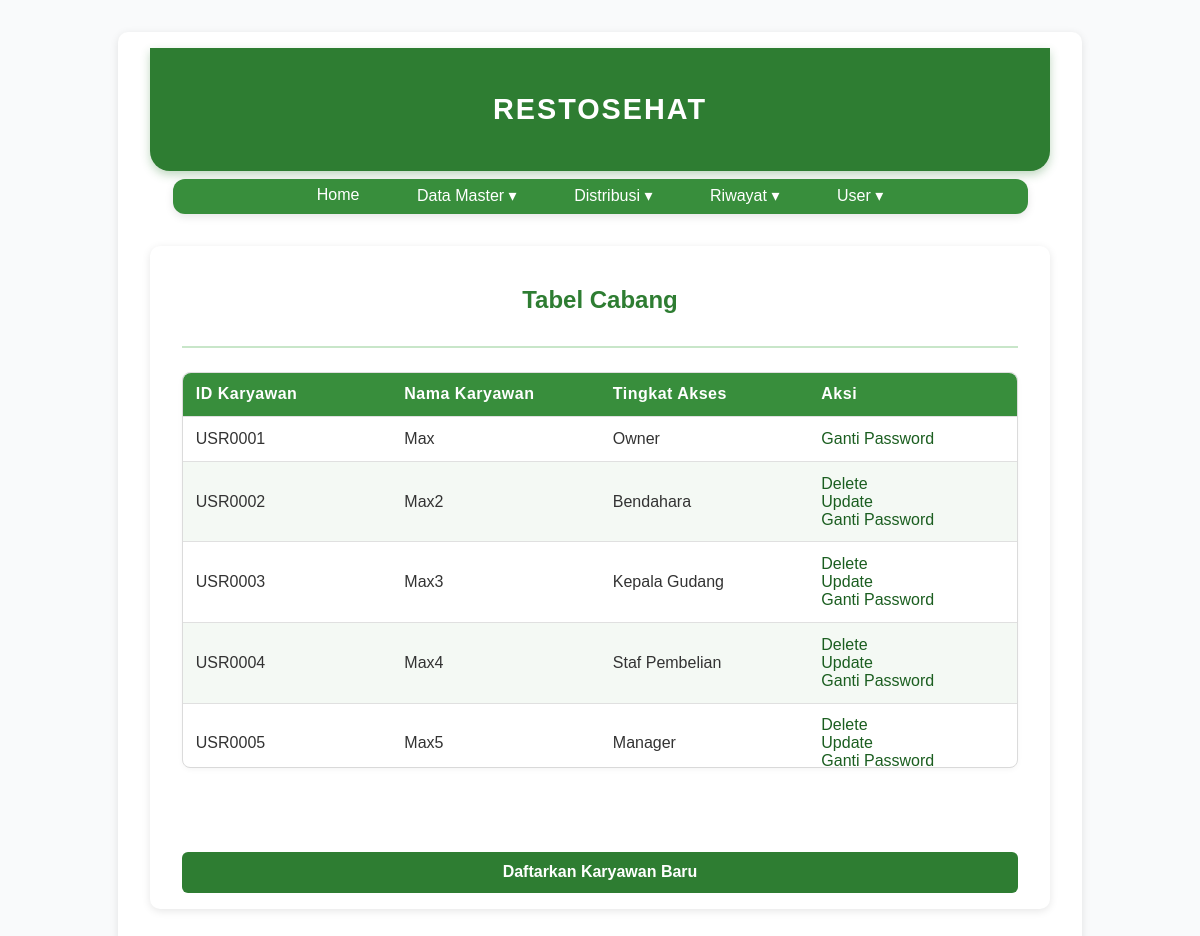
Page /karyawan (signed in) on the earlier database version.
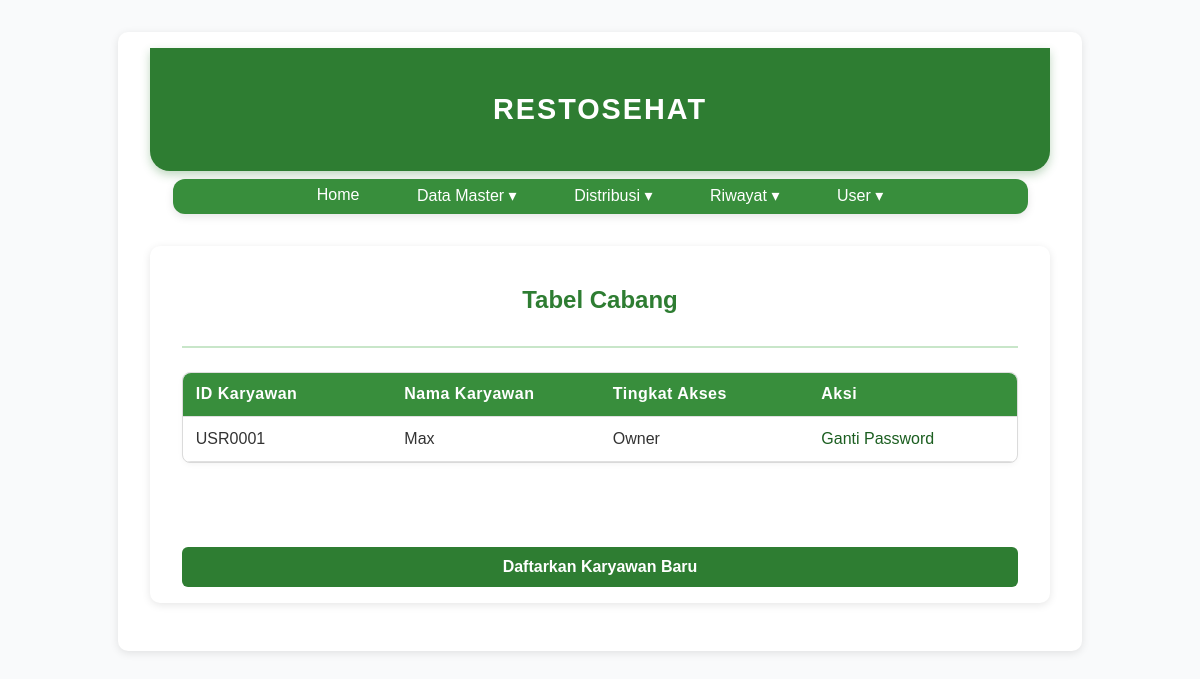
Same page on the later database version.
### main.py (models this page shows, shortened)
class User(db.Model, UserMixin):
    idPrefix = 'USR'
    id = db.Column(db.String(5), primary_key=True)
    username = db.Column(db.String(80), unique=True, nullable=False)
    password_hash = db.Column(db.String(200), nullable=False)
    role = db.Column(db.String(50), default='User')
    namaPanjang = db.Column(db.String(200), unique=True)
    email = db.Column(db.String(100), unique=True)
    noTelp = db.Column(db.String(12), unique=True)
    alamat = db.Column(db.String(150), unique=True)

### main.py (the view)
@app.route("/karyawan")
@login_required
def karyawan():
    employees = User.query.order_by(User.id).all()
    return render_template('karyawan.html', employees=employees)

### main.py (called while the page is built)
@login_manager.user_loader
def load_user(user_id):
    return User.query.get(user_id)

### templates/karyawan.html (shortened to what this page needs)
{% extends 'base.html' %}
{% block body %}
<div class="content">
    <div class="head-content">
        <p>Tabel Cabang</p>
    </div>
    <div class="main-content">
        {% if employees|length < 1 %}
        <h4>Kosong</h4>
        {% else %}
        <div class="table-container">
            <table>
                <thead>
                    <tr>
                        <th>ID Karyawan</th>
                        <th>Nama Karyawan</th>
                        <th>Tingkat Akses</th>
                        <th>Aksi</th>
                    </tr>
                </thead>
                <tbody>
                    {% for employee in employees %}
                    <tr>
                        <td>{{ employee.id }}</td>
                        <td>{{ employee.username }}</td>
                        <td>{{ employee.role }}</td>
                        <td>
                            {% if employee.role != 'Owner' %}
                            <a href="/delete_karyawan/{{employee.id}}">Delete</a>
                            <br>
                            <a href="/update_karyawan/{{employee.id}}">Update</a>
                            <br>
                            <a href="/change_password/{{employee.id}}">Ganti Password</a>
                            {% endif %}
                            {% if employee.role == 'Owner' and current_user.role == 'Owner'  %}
                            <a href="change_password/{{employee.id}}">Ganti Password</a>
                            {% endif %}
                        </td>
                    </tr>
                    {% endfor %}
                </tbody>
            </table>
        </div>
        {% endif %}
        <br><br>
        <input type="submit" value="Daftarkan Karyawan Baru" onclick="window.location.href='/register'">
    </div>
</div>
{% endblock %}

### templates/base.html (shortened to what this page needs)
<!DOCTYPE html>
<html lang="en">
    <head>
        <link rel="stylesheet" href="{{ url_for('static', filename='main.css') }}">
    </head>
    <body>
        <div class="content">
            <div class="head-name">
                <p>RESTOSEHAT</p>
            </div>
            <div class="navbar">
                <ul>
                    <li><a href="/">Home</a></li>
                    {% if current_user.is_authenticated %}
                        {% if current_user.role == 'Owner'%}
                        <li class="dropdown">
                            <a href="#" class="dropbtn">Data Master ▾</a>
                        </li>
                        <li class="dropdown">
                            <a href="#" class="dropbtn">Distribusi ▾</a>
                        </li>
                        <li class="dropdown">
                            <a href="#" class="dropbtn">Riwayat ▾</a>
                        </li>
                        {% endif %}
                        <li class="dropdown">
                            <a href="#" class="dropbtn">User ▾</a>
                        </li>
                    {% else %}
                    <li><a href="/login">Login</a></li>
                    {% endif %}
                </ul>
            </div>
        {% block body %}{% endblock %}
        </div>
    </body>
</html>

### static/main.css (style rules this page uses)
body { margin: 0; padding: 0; font-family: 'Poppins', sans-serif; background-color: #f9fafb; color: #333; }
.head-name { background-color: #2e7d32; color: white; text-align: center; padding: 1rem 0; font-size: 1.8rem; font-weight: 600; letter-spacing: 2px; border-bottom-left-radius: 20px; border-bottom-right-radius: 20px; box-shadow: 0 4px 10px rgba(46, 125, 50, 0.3); transition: background-color 0.3s ease-in-out; }
.navbar { background-color: #388e3c; margin: 0.5rem auto; width: 95%; border-radius: 12px; box-shadow: 0 3px 8px rgba(0, 0, 0, 0.1); padding: 0.5rem 0; transition: background-color 0.3s ease-in-out, box-shadow 0.3s ease-in-out; }
.navbar ul { list-style: none; display: flex; justify-content: center; gap: 2rem; margin: 0; padding: 0; }
.dropdown { position: relative; display: inline-block; }
.dropdown > a { position: relative; z-index: 2; }
.dropdown > a::after { content: ""; position: absolute; left: 0; right: 0; top: 100%; height: 10px; background: transparent; z-index: 1; pointer-events: auto; }
.navbar a { text-decoration: none; color: white; font-weight: 500; padding: 0.4rem 0.8rem; border-radius: 8px; transition: all 0.3s ease-in-out; }
.content { max-width: 900px; margin: 2rem auto; padding: 1rem 2rem; background-color: white; border-radius: 10px; box-shadow: 0 2px 8px rgba(0, 0, 0, 0.1); }
.head-content { text-align: center; font-size: 1.5rem; font-weight: 600; color: #2e7d32; border-bottom: 2px solid #c8e6c9; padding-bottom: 0.5rem; margin-bottom: 1.5rem; }
.main-content { display: flex; flex-direction: column; align-items: center; gap: 1.5rem; }
table { width: 100%; border-collapse: collapse; border-radius: 8px; overflow: hidden; box-shadow: 0 2px 6px rgba(0, 0, 0, 0.05); }
th { background-color: #388e3c; color: white; text-align: left; padding: 0.8rem; font-weight: 600; letter-spacing: 0.5px; }
td { padding: 0.8rem; border-bottom: 1px solid #e0e0e0; }
td a { text-decoration: none; color: #1b5e20; font-weight: 500; transition: color 0.2s ease-in-out; }
.main-content input[type="submit"] { background-color: #2e7d32; color: white; border: none; padding: 0.7rem 1.4rem; border-radius: 6px; font-weight: 600; font-size: 1rem; cursor: pointer; transition: 0.2s ease-in-out; width: 100%; }
.table-container { max-height: 400px; border: 1px solid #e0e0e0; border-radius: 8px; }
.table-container table { width: 100%; border-collapse: collapse; }
.table-container thead { display: table; width: 100%; table-layout: fixed; }
.table-container thead th { position: sticky; top: 0; background-color: #388e3c; color: white; z-index: 1; text-align: left; padding: 0.8rem; border-bottom: 1px solid #e0e0e0; }
.table-container tbody { display: block; max-height: 350px; overflow-y: auto; width: 100%; }
.table-container tbody tr { display: table; width: 100%; table-layout: fixed; }
.table-container td { padding: 0.8rem; border-bottom: 1px solid #e0e0e0; }

Differences in the rows shown:
removed User: id "USR0002", username "Max2", role "Bendahara"
removed User: id "USR0003", username "Max3", role "Kepala Gudang"
removed User: id "USR0004", username "Max4", role "Staf Pembelian"
removed User: id "USR0005", username "Max5", role "Manager"
